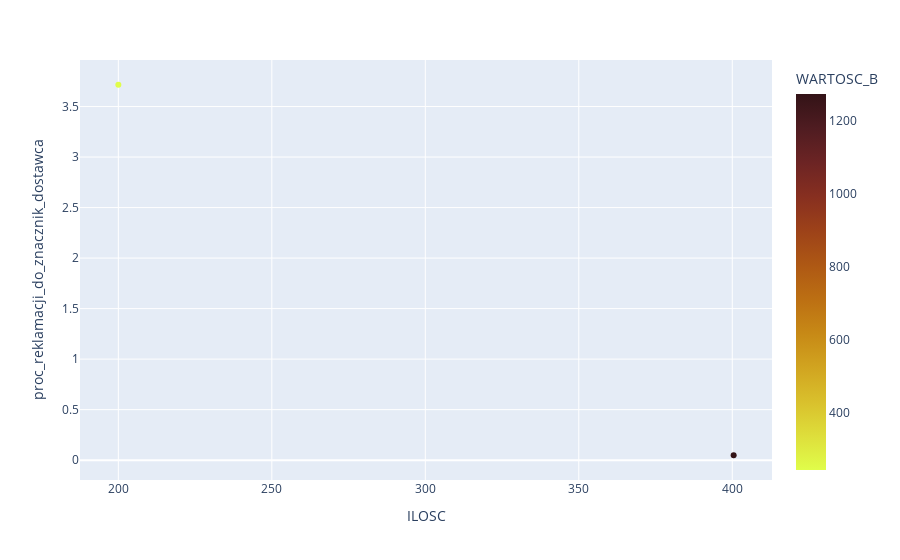

Source (notebook cell):
### Code cell
func_cluster(df_fi_sell, 'TAŚMY', 'OUTLET')

### Figure 1 — Plotly figure (JSON) as saved in the notebook; plotly's stock layout.template omitted (floating-point values rounded to 4 significant figures)
{"data": [{"hovertemplate": "ILOSC=%{x}<br>proc_reklamacji_do_znacznik_dostawca=%{y}<br>WARTOSC_B=%{marker.color}<extra></extra>", "legendgroup": "", "marker": {"color": [1272.0, 241.9], "coloraxis": "coloraxis", "symbol": "circle"}, "mode": "markers", "name": "", "orientation": "v", "showlegend": false, "type": "scatter", "x": [400.4, 200], "xaxis": "x", "y": [0.0485, 3.716], "yaxis": "y"}], "layout": {"autosize": true, "coloraxis": {"colorbar": {"title": {"text": "WARTOSC_B"}}, "colorscale": [[0, "rgb(224, 253, 74)"], [0.09091, "rgb(222, 222, 59)"], [0.1818, "rgb(217, 192, 44)"], [0.2727, "rgb(209, 164, 32)"], [0.3636, "rgb(199, 137, 22)"], [0.4545, "rgb(188, 111, 19)"], [0.5455, "rgb(174, 88, 20)"], [0.6364, "rgb(157, 66, 25)"], [0.7273, "rgb(135, 47, 32)"], [0.8182, "rgb(108, 36, 36)"], [0.9091, "rgb(79, 28, 33)"], [1, "rgb(51, 19, 23)"]]}, "legend": {"tracegroupgap": 0}, "margin": {"t": 60}, "xaxis": {"anchor": "y", "autorange": true, "domain": [0, 1], "range": [188.2, 412.2], "title": {"text": "ILOSC"}, "type": "linear"}, "yaxis": {"anchor": "x", "autorange": true, "domain": [0, 1], "range": [-0.2355, 4.0], "title": {"text": "proc_reklamacji_do_znacznik_dostawca"}, "type": "linear"}}}
